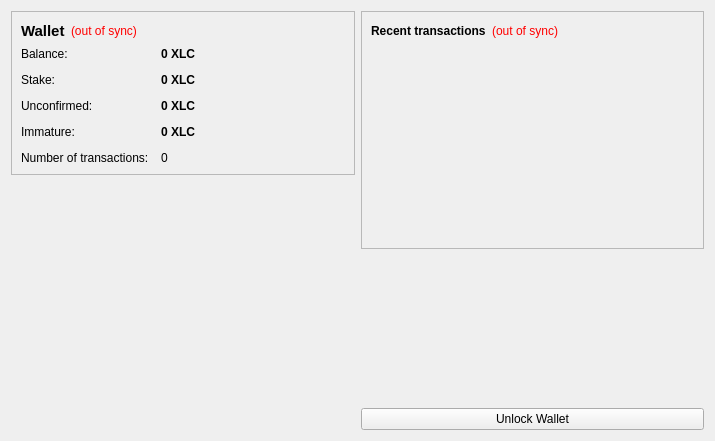
<?xml version="1.0" encoding="UTF-8"?>
<ui version="4.0">
 <class>OverviewPage</class>
 <widget class="QWidget" name="OverviewPage">
  <property name="geometry">
   <rect>
    <x>0</x>
    <y>0</y>
    <width>715</width>
    <height>441</height>
   </rect>
  </property>
  <property name="windowTitle">
   <string>Form</string>
  </property>
  <layout class="QHBoxLayout" name="horizontalLayout" stretch="1,1">
   <item>
    <layout class="QVBoxLayout" name="verticalLayout_2">
     <item>
      <widget class="QFrame" name="frame">
       <property name="frameShape">
        <enum>QFrame::StyledPanel</enum>
       </property>
       <property name="frameShadow">
        <enum>QFrame::Raised</enum>
       </property>
       <layout class="QVBoxLayout" name="verticalLayout_4">
        <item>
         <layout class="QHBoxLayout" name="horizontalLayout_4">
          <item>
           <widget class="QLabel" name="label_5">
            <property name="font">
             <font>
              <pointsize>11</pointsize>
              <weight>75</weight>
              <bold>true</bold>
             </font>
            </property>
            <property name="text">
             <string>Wallet</string>
            </property>
           </widget>
          </item>
          <item>
           <widget class="QLabel" name="labelWalletStatus">
            <property name="toolTip">
             <string>The displayed information may be out of date. Your wallet automatically synchronizes with the LitecoinPlus network after a connection is established, but this process has not completed yet.</string>
            </property>
            <property name="styleSheet">
             <string notr="true">QLabel { color: red; }</string>
            </property>
            <property name="text">
             <string notr="true">(out of sync)</string>
            </property>
            <property name="alignment">
             <set>Qt::AlignLeading|Qt::AlignLeft|Qt::AlignVCenter</set>
            </property>
           </widget>
          </item>
          <item>
           <spacer name="horizontalSpacer_2">
            <property name="orientation">
             <enum>Qt::Horizontal</enum>
            </property>
            <property name="sizeHint" stdset="0">
             <size>
              <width>40</width>
              <height>20</height>
             </size>
            </property>
           </spacer>
          </item>
         </layout>
        </item>
        <item>
         <layout class="QFormLayout" name="formLayout_2">
          <property name="fieldGrowthPolicy">
           <enum>QFormLayout::AllNonFixedFieldsGrow</enum>
          </property>
          <property name="horizontalSpacing">
           <number>12</number>
          </property>
          <property name="verticalSpacing">
           <number>12</number>
          </property>
          <item row="0" column="0">
           <widget class="QLabel" name="label">
            <property name="text">
             <string>Balance:</string>
            </property>
           </widget>
          </item>
          <item row="0" column="1">
           <widget class="QLabel" name="labelBalance">
            <property name="font">
             <font>
              <weight>75</weight>
              <bold>true</bold>
             </font>
            </property>
            <property name="cursor">
             <cursorShape>IBeamCursor</cursorShape>
            </property>
            <property name="toolTip">
             <string>Your current balance</string>
            </property>
            <property name="text">
             <string notr="true">0 XLC</string>
            </property>
            <property name="textInteractionFlags">
             <set>Qt::LinksAccessibleByMouse|Qt::TextSelectableByKeyboard|Qt::TextSelectableByMouse</set>
            </property>
           </widget>
          </item>
          <item row="1" column="0">
           <widget class="QLabel" name="label_6">
            <property name="text">
             <string>Stake:</string>
            </property>
           </widget>
          </item>
          <item row="1" column="1">
           <widget class="QLabel" name="labelStake">
            <property name="font">
             <font>
              <weight>75</weight>
              <bold>true</bold>
             </font>
            </property>
            <property name="cursor">
             <cursorShape>IBeamCursor</cursorShape>
            </property>
            <property name="toolTip">
             <string>Total of coins that was staked, and do not yet count toward the current balance</string>
            </property>
            <property name="text">
             <string notr="true">0 XLC</string>
            </property>
            <property name="textInteractionFlags">
             <set>Qt::LinksAccessibleByMouse|Qt::TextSelectableByKeyboard|Qt::TextSelectableByMouse</set>
            </property>
           </widget>
          </item>
          <item row="2" column="0">
           <widget class="QLabel" name="label_3">
            <property name="text">
             <string>Unconfirmed:</string>
            </property>
           </widget>
          </item>
          <item row="2" column="1">
           <widget class="QLabel" name="labelUnconfirmed">
            <property name="font">
             <font>
              <weight>75</weight>
              <bold>true</bold>
             </font>
            </property>
            <property name="cursor">
             <cursorShape>IBeamCursor</cursorShape>
            </property>
            <property name="toolTip">
             <string>Total of transactions that have yet to be confirmed, and do not yet count toward the current balance</string>
            </property>
            <property name="text">
             <string notr="true">0 XLC</string>
            </property>
            <property name="textInteractionFlags">
             <set>Qt::LinksAccessibleByMouse|Qt::TextSelectableByKeyboard|Qt::TextSelectableByMouse</set>
            </property>
           </widget>
          </item>
          <item row="3" column="0">
           <widget class="QLabel" name="labelImmatureText">
            <property name="text">
             <string>Immature:</string>
            </property>
           </widget>
          </item>
          <item row="3" column="1">
           <widget class="QLabel" name="labelImmature">
            <property name="font">
             <font>
              <weight>75</weight>
              <bold>true</bold>
             </font>
            </property>
            <property name="toolTip">
             <string>Mined balance that has not yet matured</string>
            </property>
            <property name="text">
             <string notr="true">0 XLC</string>
            </property>
            <property name="textInteractionFlags">
             <set>Qt::LinksAccessibleByMouse|Qt::TextSelectableByKeyboard|Qt::TextSelectableByMouse</set>
            </property>
           </widget>
          </item>
          <item row="4" column="0">
           <widget class="QLabel" name="label_2">
            <property name="text">
             <string>Number of transactions:</string>
            </property>
           </widget>
          </item>
          <item row="4" column="1">
           <widget class="QLabel" name="labelNumTransactions">
            <property name="toolTip">
             <string>Total number of transactions in wallet</string>
            </property>
            <property name="text">
             <string notr="true">0</string>
            </property>
           </widget>
          </item>
         </layout>
        </item>
       </layout>
      </widget>
     </item>
     <item>
      <spacer name="verticalSpacer">
       <property name="orientation">
        <enum>Qt::Vertical</enum>
       </property>
       <property name="sizeHint" stdset="0">
        <size>
         <width>20</width>
         <height>40</height>
        </size>
       </property>
      </spacer>
     </item>
     <item>
      <widget class="QLabel" name="label_6">
       <property name="text">
        <string/>
       </property>
       <property name="pixmap">
        <pixmap resource="../bitcoin.qrc">:/images/backg</pixmap>
       </property>
       <property name="scaledContents">
        <bool>false</bool>
       </property>
       <property name="alignment">
        <set>Qt::AlignCenter</set>
       </property>
       <property name="margin">
        <number>-2</number>
       </property>
      </widget>
     </item>
    </layout>
   </item>
   <item>
    <layout class="QVBoxLayout" name="verticalLayout_3">
     <item>
      <widget class="QFrame" name="frame_2">
       <property name="frameShape">
        <enum>QFrame::StyledPanel</enum>
       </property>
       <property name="frameShadow">
        <enum>QFrame::Raised</enum>
       </property>
       <layout class="QVBoxLayout" name="verticalLayout">
        <item>
         <layout class="QHBoxLayout" name="horizontalLayout_2">
          <item>
           <widget class="QLabel" name="label_4">
            <property name="text">
             <string>&lt;b&gt;Recent transactions&lt;/b&gt;</string>
            </property>
           </widget>
          </item>
          <item>
           <widget class="QLabel" name="labelTransactionsStatus">
            <property name="toolTip">
             <string>The displayed information may be out of date. Your wallet automatically synchronizes with the LitecoinPlus network after a connection is established, but this process has not completed yet.</string>
            </property>
            <property name="styleSheet">
             <string notr="true">QLabel { color: red; }</string>
            </property>
            <property name="text">
             <string notr="true">(out of sync)</string>
            </property>
            <property name="alignment">
             <set>Qt::AlignRight|Qt::AlignTrailing|Qt::AlignVCenter</set>
            </property>
           </widget>
          </item>
          <item>
           <spacer name="horizontalSpacer">
            <property name="orientation">
             <enum>Qt::Horizontal</enum>
            </property>
            <property name="sizeHint" stdset="0">
             <size>
              <width>40</width>
              <height>20</height>
             </size>
            </property>
           </spacer>
          </item>
         </layout>
        </item>
        <item>
         <widget class="QListView" name="listTransactions">
          <property name="styleSheet">
           <string notr="true">QListView { background: transparent; }</string>
          </property>
          <property name="frameShape">
           <enum>QFrame::NoFrame</enum>
          </property>
          <property name="verticalScrollBarPolicy">
           <enum>Qt::ScrollBarAlwaysOff</enum>
          </property>
          <property name="horizontalScrollBarPolicy">
           <enum>Qt::ScrollBarAlwaysOff</enum>
          </property>
          <property name="selectionMode">
           <enum>QAbstractItemView::NoSelection</enum>
          </property>
         </widget>
        </item>
       </layout>
      </widget>
     </item>
     <item>
      <spacer name="verticalSpacer_2">
       <property name="orientation">
        <enum>Qt::Vertical</enum>
       </property>
       <property name="sizeHint" stdset="0">
        <size>
         <width>20</width>
         <height>40</height>
        </size>
       </property>
      </spacer>
     </item>
     <item>
      <widget class="QPushButton" name="unlockWalletButton">
       <property name="text">
        <string>Unlock Wallet</string>
       </property>
      </widget>
     </item>
    </layout>
   </item>
  </layout>
 </widget>
 <resources>
  <include location="../bitcoin.qrc"/>
 </resources>
 <connections/>
</ui>
